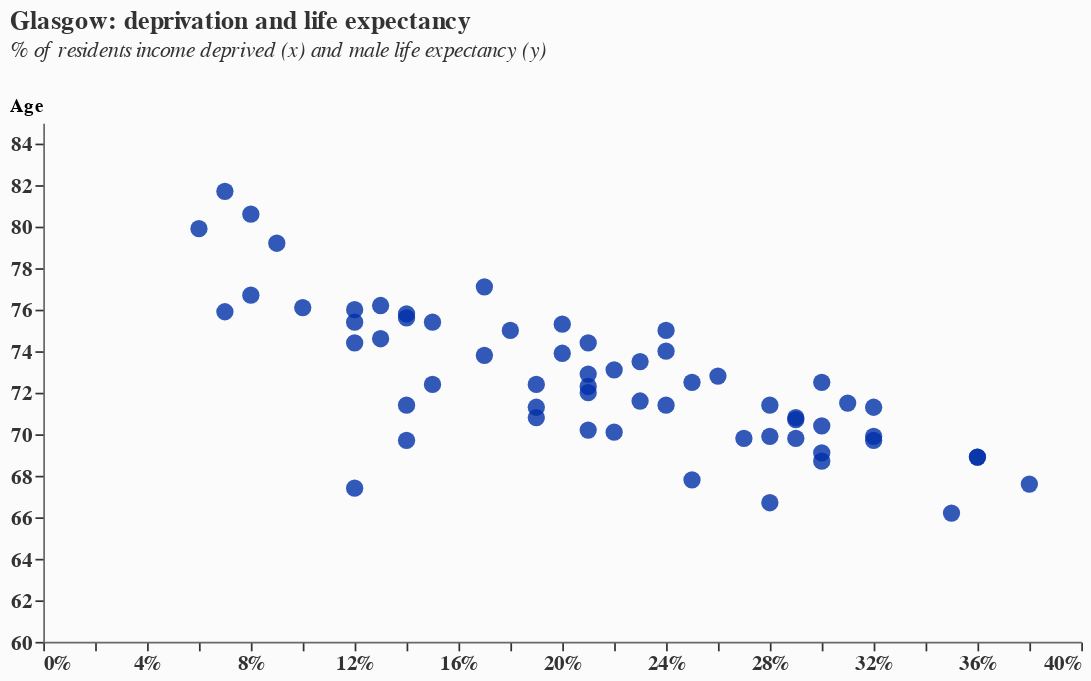

Notebook source saved alongside this figure:
### Code cell
# Create the Glasgow scatterplot chart
chart = alt.Chart(glasgow_1).mark_circle(
    color="#002fa7",
    size=100,
    opacity=0.8
).encode(
    x=alt.X('incomeDeprevation:Q',
            title=None,
            axis=alt.Axis(
                format=".0%",
                grid=False,
                domainColor="dimgrey",
                labelColor="#333333",
                tickColor="#333333",
                labelFontWeight="bold",
                labelFontSize=12
            )),
    y=alt.Y('maleLE:Q',
            title='Age',
            scale=alt.Scale(domain=[60, 85]),
            axis=alt.Axis(
                grid=False,
                domainColor="dimgrey",
                labelColor="#333333",
                tickColor="#333333",
                labelFontWeight="bold",
                labelFontSize=12,
                titleAngle=0,
                titleY=-5,
                titleX=-10,
            )),
    tooltip=[
        alt.Tooltip('areaName:N', title='Area'),
        alt.Tooltip('incomeDeprevation:Q', title='Income Deprivation', format='.1%'),
        alt.Tooltip('maleLE:Q', title='Male Life Expectancy', format='.1f')
    ]
).properties(
    title=alt.TitleParams(
        text="Glasgow: deprivation and life expectancy",
        fontSize=15,
        subtitle=["% of residents income deprived (x) and male life expectancy (y)", ""],
        subtitleFontStyle="italic",
        subtitleFontSize=13,
        anchor="start",
        color="#333333",
        subtitleColor="#333333",
        font="Newcastle Basic Clean, Arial, sans-serif"
    ),
    width=600,
    height=300
).configure(
    background="#fbfbfb",
    view=alt.ViewConfig(stroke="transparent"),
    font="Newcastle Basic Clean, Arial, sans-serif"
)

chart

### Figure 1 — Vega-Lite specification as saved in the notebook (floating-point values rounded to 4 significant figures)
{"config": {"view": {"continuousWidth": 300, "continuousHeight": 300, "stroke": "transparent"}, "background": "#fbfbfb", "font": "Newcastle Basic Clean, Arial, sans-serif"}, "data": {"name": "data-5c19085151d91c320e2e3d9004536799"}, "mark": {"type": "circle", "color": "#002fa7", "opacity": 0.8, "size": 100}, "encoding": {"tooltip": [{"field": "areaName", "title": "Area", "type": "nominal"}, {"field": "incomeDeprevation", "format": ".1%", "title": "Income Deprivation", "type": "quantitative"}, {"field": "maleLE", "format": ".1f", "title": "Male Life Expectancy", "type": "quantitative"}], "x": {"axis": {"domainColor": "dimgrey", "format": ".0%", "grid": false, "labelColor": "#333333", "labelFontSize": 12, "labelFontWeight": "bold", "tickColor": "#333333"}, "field": "incomeDeprevation", "title": null, "type": "quantitative"}, "y": {"axis": {"domainColor": "dimgrey", "grid": false, "labelColor": "#333333", "labelFontSize": 12, "labelFontWeight": "bold", "tickColor": "#333333", "titleAngle": 0, "titleX": -10, "titleY": -5}, "field": "maleLE", "scale": {"domain": [60, 85]}, "title": "Age", "type": "quantitative"}}, "height": 300, "title": {"text": "Glasgow: deprivation and life expectancy", "anchor": "start", "color": "#333333", "font": "Newcastle Basic Clean, Arial, sans-serif", "fontSize": 15, "subtitle": ["% of residents income deprived (x) and male life expectancy (y)", ""], "subtitleColor": "#333333", "subtitleFontSize": 13, "subtitleFontStyle": "italic"}, "width": 600, "$schema": "https://vega.github.io/schema/vega-lite/v5.20.1.json", "datasets": {"data-5c19085151d91c320e2e3d9004536799": [{"areaName": "Anniesland, Jordanhill and Whiteinch", "incomeDeprevation": 0.14, "employmentDeprivation": 0.15, "childPoverty": 0.14, "femaleLE": 80.8, "maleLE": 75.8, "disabilityRate": 0.19}, {"areaName": "Arden and Carnwadric", "incomeDeprevation": 0.26, "employmentDeprivation": 0.25, "childPoverty": 0.34, "femaleLE": 76.0, "maleLE": 72.8, "disabilityRate": 0.22}, {"areaName": "Baillieston and Garrowhill", "incomeDeprevation": 0.12, "employmentDeprivation": 0.12, "childPoverty": 0.14, "femaleLE": 81.6, "maleLE": 76.0, "disabilityRate": 0.21}, {"areaName": "Balornock and Barmulloch", "incomeDeprevation": 0.29, "employmentDeprivation": 0.27, "childPoverty": 0.38, "femaleLE": 78.2, "maleLE": 70.8, "disabilityRate": 0.3}, {"areaName": "Bellahouston, Craigton and Mosspark", "incomeDeprevation": 0.2, "employmentDeprivation": 0.18, "childPoverty": 0.22, "femaleLE": 80.5, "maleLE": 73.9, "disabilityRate": 0.29}, {"areaName": "Blackhill and Hogganfield", "incomeDeprevation": 0.24, "employmentDeprivation": 0.23, "childPoverty": 0.33, "femaleLE": 77.5, "maleLE": 75.0, "disabilityRate": 0.25}, {"areaName": "Blairdardie", "incomeDeprevation": 0.18, "employmentDeprivation": 0.16, "childPoverty": 0.2, "femaleLE": 79.4, "maleLE": 75.0, "disabilityRate": 0.25}, {"areaName": "Broomhill and Partick West", "incomeDeprevation": 0.12, "employmentDeprivation": 0.11, "childPoverty": 0.19, "femaleLE": 79.7, "maleLE": 75.4, "disabilityRate": 0.17}, {"areaName": "Calton and Bridgeton", "incomeDeprevation": 0.25, "employmentDeprivation": 0.21, "childPoverty": 0.47, "femaleLE": 76.6, "maleLE": 67.8, "disabilityRate": 0.24}, {"areaName": "Carmunnock", "incomeDeprevation": 0.15, "employmentDeprivation": 0.1, "childPoverty": 0.18, "femaleLE": 81.2, "maleLE": 75.4, "disabilityRate": 0.21}, {"areaName": "Castlemilk", "incomeDeprevation": 0.36, "employmentDeprivation": 0.33, "childPoverty": 0.44, "femaleLE": 76.8, "maleLE": 68.9, "disabilityRate": 0.31}, {"areaName": "Cathcart and Simshill", "incomeDeprevation": 0.07, "employmentDeprivation": 0.08, "childPoverty": 0.07, "femaleLE": 84.3, "maleLE": 81.7, "disabilityRate": 0.17}, {"areaName": "City Centre and Merchant City", "incomeDeprevation": 0.14, "employmentDeprivation": 0.12, "childPoverty": 0.37, "femaleLE": 76.4, "maleLE": 69.7, "disabilityRate": 0.15}, {"areaName": "Corkerhill and North Pollok", "incomeDeprevation": 0.29, "employmentDeprivation": 0.26, "childPoverty": 0.37, "femaleLE": 76.7, "maleLE": 70.7, "disabilityRate": 0.24}, {"areaName": "Croftfoot", "incomeDeprevation": 0.14, "employmentDeprivation": 0.12, "childPoverty": 0.25, "femaleLE": 79.4, "maleLE": 75.6, "disabilityRate": 0.16}, {"areaName": "Crookston and South Cardonald", "incomeDeprevation": 0.2, "employmentDeprivation": 0.17, "childPoverty": 0.27, "femaleLE": 79.8, "maleLE": 75.3, "disabilityRate": 0.24}, {"areaName": "Dennistoun", "incomeDeprevation": 0.19, "employmentDeprivation": 0.15, "childPoverty": 0.41, "femaleLE": 76.7, "maleLE": 70.8, "disabilityRate": 0.19}, {"areaName": "Drumchapel", "incomeDeprevation": 0.36, "employmentDeprivation": 0.31, "childPoverty": 0.48, "femaleLE": 73.9, "maleLE": 68.9, "disabilityRate": 0.27}, {"areaName": "Easterhouse", "incomeDeprevation": 0.32, "employmentDeprivation": 0.29, "childPoverty": 0.42, "femaleLE": 77.5, "maleLE": 69.7, "disabilityRate": 0.27}, {"areaName": "Glasgow", "incomeDeprevation": 0.21, "employmentDeprivation": 0.19, "childPoverty": 0.32, "femaleLE": 78.2, "maleLE": 72.3, "disabilityRate": 0.23}, {"areaName": "Glasgow North East", "incomeDeprevation": 0.25, "employmentDeprivation": 0.22, "childPoverty": 0.37, "femaleLE": 78.0, "maleLE": 72.5, "disabilityRate": 0.25}, {"areaName": "Glasgow North West", "incomeDeprevation": 0.19, "employmentDeprivation": 0.17, "childPoverty": 0.32, "femaleLE": 77.6, "maleLE": 71.3, "disabilityRate": 0.21}, {"areaName": "Glasgow South", "incomeDeprevation": 0.21, "employmentDeprivation": 0.19, "childPoverty": 0.29, "femaleLE": 78.8, "maleLE": 72.9, "disabilityRate": 0.22}, {"areaName": "Govanhill", "incomeDeprevation": 0.24, "employmentDeprivation": 0.22, "childPoverty": 0.33, "femaleLE": 78.1, "maleLE": 71.4, "disabilityRate": 0.23}, {"areaName": "Greater Gorbals", "incomeDeprevation": 0.3, "employmentDeprivation": 0.27, "childPoverty": 0.45, "femaleLE": 77.9, "maleLE": 68.7, "disabilityRate": 0.29}, {"areaName": "Greater Govan", "incomeDeprevation": 0.28, "employmentDeprivation": 0.27, "childPoverty": 0.36, "femaleLE": 74.6, "maleLE": 66.7, "disabilityRate": 0.27}, {"areaName": "Haghill and Carntyne", "incomeDeprevation": 0.28, "employmentDeprivation": 0.26, "childPoverty": 0.43, "femaleLE": 75.4, "maleLE": 69.9, "disabilityRate": 0.31}, {"areaName": "Hillhead and Woodlands", "incomeDeprevation": 0.15, "employmentDeprivation": 0.12, "childPoverty": 0.31, "femaleLE": 79.3, "maleLE": 72.4, "disabilityRate": 0.15}, {"areaName": "Hyndland, Dowanhill and Partick East", "incomeDeprevation": 0.08, "employmentDeprivation": 0.08, "childPoverty": 0.11, "femaleLE": 80.9, "maleLE": 76.7, "disabilityRate": 0.14}, {"areaName": "Ibrox and Kingston", "incomeDeprevation": 0.21, "employmentDeprivation": 0.19, "childPoverty": 0.38, "femaleLE": 74.0, "maleLE": 70.2, "disabilityRate": 0.2}, {"areaName": "Kelvindale and Kelvinside", "incomeDeprevation": 0.06, "employmentDeprivation": 0.05, "childPoverty": 0.11, "femaleLE": 84.3, "maleLE": 79.9, "disabilityRate": 0.14}, {"areaName": "Kingspark and Mount Florida", "incomeDeprevation": 0.12, "employmentDeprivation": 0.11, "childPoverty": 0.16, "femaleLE": 82.8, "maleLE": 74.4, "disabilityRate": 0.17}, {"areaName": "Knightswood", "incomeDeprevation": 0.23, "employmentDeprivation": 0.23, "childPoverty": 0.3, "femaleLE": 77.6, "maleLE": 71.6, "disabilityRate": 0.29}, {"areaName": "Lambhill and Milton", "incomeDeprevation": 0.29, "employmentDeprivation": 0.28, "childPoverty": 0.39, "femaleLE": 77.0, "maleLE": 69.8, "disabilityRate": 0.3}, {"areaName": "Langside and Battlefield", "incomeDeprevation": 0.13, "employmentDeprivation": 0.11, "childPoverty": 0.24, "femaleLE": 81.4, "maleLE": 74.6, "disabilityRate": 0.16}, {"areaName": "Maryhill Road Corridor", "incomeDeprevation": 0.22, "employmentDeprivation": 0.19, "childPoverty": 0.39, "femaleLE": 76.1, "maleLE": 70.1, "disabilityRate": 0.22}, {"areaName": "Mount Vernon and East Shettleston", "incomeDeprevation": 0.17, "employmentDeprivation": 0.19, "childPoverty": 0.17, "femaleLE": 79.7, "maleLE": 77.1, "disabilityRate": 0.29}, {"areaName": "Newlands and Cathcart", "incomeDeprevation": 0.09, "employmentDeprivation": 0.08, "childPoverty": 0.11, "femaleLE": 81.8, "maleLE": 79.2, "disabilityRate": 0.17}, {"areaName": "North Cardonald and Penilee", "incomeDeprevation": 0.23, "employmentDeprivation": 0.19, "childPoverty": 0.33, "femaleLE": 78.5, "maleLE": 73.5, "disabilityRate": 0.25}, {"areaName": "North Maryhill and Summerston", "incomeDeprevation": 0.21, "employmentDeprivation": 0.19, "childPoverty": 0.31, "femaleLE": 79.5, "maleLE": 72.0, "disabilityRate": 0.23}, {"areaName": "Parkhead and Dalmarnock", "incomeDeprevation": 0.38, "employmentDeprivation": 0.36, "childPoverty": 0.52, "femaleLE": 75.8, "maleLE": 67.6, "disabilityRate": 0.32}, {"areaName": "Pollok", "incomeDeprevation": 0.17, "employmentDeprivation": 0.16, "childPoverty": 0.25, "femaleLE": 80.6, "maleLE": 73.8, "disabilityRate": 0.21}, {"areaName": "Pollokshaws and Mansewood", "incomeDeprevation": 0.22, "employmentDeprivation": 0.2, "childPoverty": 0.29, "femaleLE": 80.0, "maleLE": 73.1, "disabilityRate": 0.24}, {"areaName": "Pollokshields East", "incomeDeprevation": 0.21, "employmentDeprivation": 0.16, "childPoverty": 0.34, "femaleLE": 80.9, "maleLE": 74.4, "disabilityRate": 0.18}, {"areaName": "Pollokshields West", "incomeDeprevation": 0.08, "employmentDeprivation": 0.06, "childPoverty": 0.1, "femaleLE": 82.3, "maleLE": 80.6, "disabilityRate": 0.16}, {"areaName": "Priesthill and Househillwood", "incomeDeprevation": 0.32, "employmentDeprivation": 0.29, "childPoverty": 0.43, "femaleLE": 79.4, "maleLE": 71.3, "disabilityRate": 0.29}, {"areaName": "Riddrie and Cranhill", "incomeDeprevation": 0.28, "employmentDeprivation": 0.27, "childPoverty": 0.4, "femaleLE": 78.8, "maleLE": 71.4, "disabilityRate": 0.32}, {"areaName": "Robroyston and Millerston", "incomeDeprevation": 0.07, "employmentDeprivation": 0.07, "childPoverty": 0.09, "femaleLE": 80.0, "maleLE": 75.9, "disabilityRate": 0.13}, {"areaName": "Ruchazie and Garthamlock", "incomeDeprevation": 0.3, "employmentDeprivation": 0.27, "childPoverty": 0.41, "femaleLE": 78.6, "maleLE": 70.4, "disabilityRate": 0.25}, {"areaName": "Ruchill and Possilpark", "incomeDeprevation": 0.35, "employmentDeprivation": 0.33, "childPoverty": 0.47, "femaleLE": 73.1, "maleLE": 66.2, "disabilityRate": 0.3}, {"areaName": "Scotland", "incomeDeprevation": 0.13, "employmentDeprivation": 0.13, "childPoverty": 0.18, "femaleLE": 80.6, "maleLE": 76.2, "disabilityRate": 0.2}, {"areaName": "Shawlands and Strathbungo", "incomeDeprevation": 0.1, "employmentDeprivation": 0.09, "childPoverty": 0.16, "femaleLE": 80.3, "maleLE": 76.1, "disabilityRate": 0.14}, {"areaName": "Sighthill, Roystonhill and Germiston", "incomeDeprevation": 0.32, "employmentDeprivation": 0.29, "childPoverty": 0.49, "femaleLE": 74.2, "maleLE": 69.9, "disabilityRate": 0.24}, {"areaName": "South Nitshill and Darnley", "incomeDeprevation": 0.14, "employmentDeprivation": 0.12, "childPoverty": 0.17, "femaleLE": 76.3, "maleLE": 71.4, "disabilityRate": 0.17}, {"areaName": "Springboig and Barlanark", "incomeDeprevation": 0.31, "employmentDeprivation": 0.29, "childPoverty": 0.43, "femaleLE": 78.3, "maleLE": 71.5, "disabilityRate": 0.3}, {"areaName": "Springburn", "incomeDeprevation": 0.3, "employmentDeprivation": 0.28, "childPoverty": 0.46, "femaleLE": 76.4, "maleLE": 69.1, "disabilityRate": 0.28}, {"areaName": "Temple and Anniesland", "incomeDeprevation": 0.19, "employmentDeprivation": 0.17, "childPoverty": 0.31, "femaleLE": 78.8, "maleLE": 72.4, "disabilityRate": 0.24}, {"areaName": "Tollcross and West Shettleston", "incomeDeprevation": 0.27, "employmentDeprivation": 0.26, "childPoverty": 0.37, "femaleLE": 76.2, "maleLE": 69.8, "disabilityRate": 0.27}, {"areaName": "Toryglen", "incomeDeprevation": 0.3, "employmentDeprivation": 0.28, "childPoverty": 0.38, "femaleLE": 77.9, "maleLE": 72.5, "disabilityRate": 0.29}, {"areaName": "Yoker and Scotstoun", "incomeDeprevation": 0.24, "employmentDeprivation": 0.21, "childPoverty": 0.35, "femaleLE": 80.2, "maleLE": 74.0, "disabilityRate": 0.21}, {"areaName": "Yorkhill and Anderston", "incomeDeprevation": 0.12, "employmentDeprivation": 0.1, "childPoverty": 0.34, "femaleLE": 75.9, "maleLE": 67.4, "disabilityRate": 0.12}]}}
